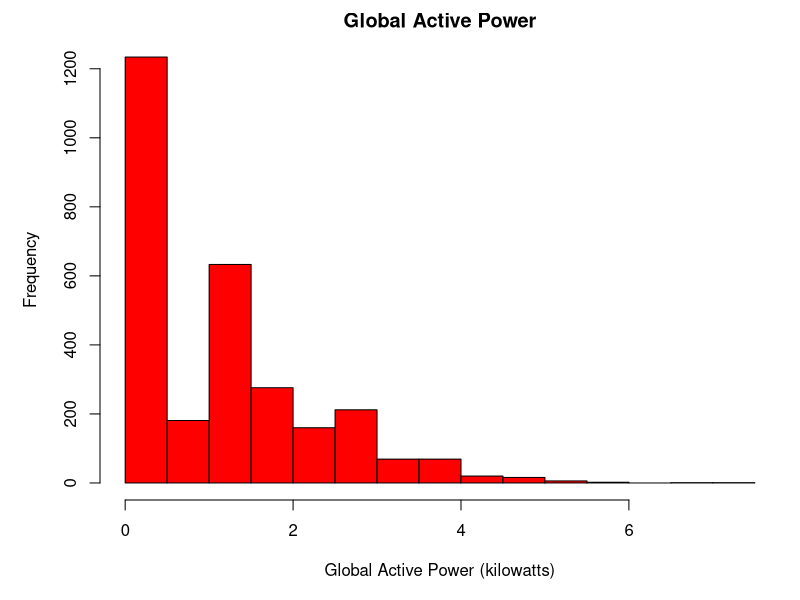

Recreate this plot in R.
# data has been filtered into dates 2007-02-01 and 2007-02-02 using a grep and sed

# read into dataframes
data20070201 <- read.csv("20070201-household_power_consumption.txt", sep = ";")
data20070202 <- read.csv("20070202-household_power_consumption.txt", sep = ";")
dataset <- rbind(data20070201, data20070202)
rm(data20070201, data20070202)

# Plot
par(mar = c(5,5,2,1))
hist(dataset$Global_active_power, xlab = "Global Active Power (kilowatts)", col = "red", main = "Global Active Power")

# Write to PNG
dev.copy(png, "plot1.png", width=480, height=480)
dev.off()